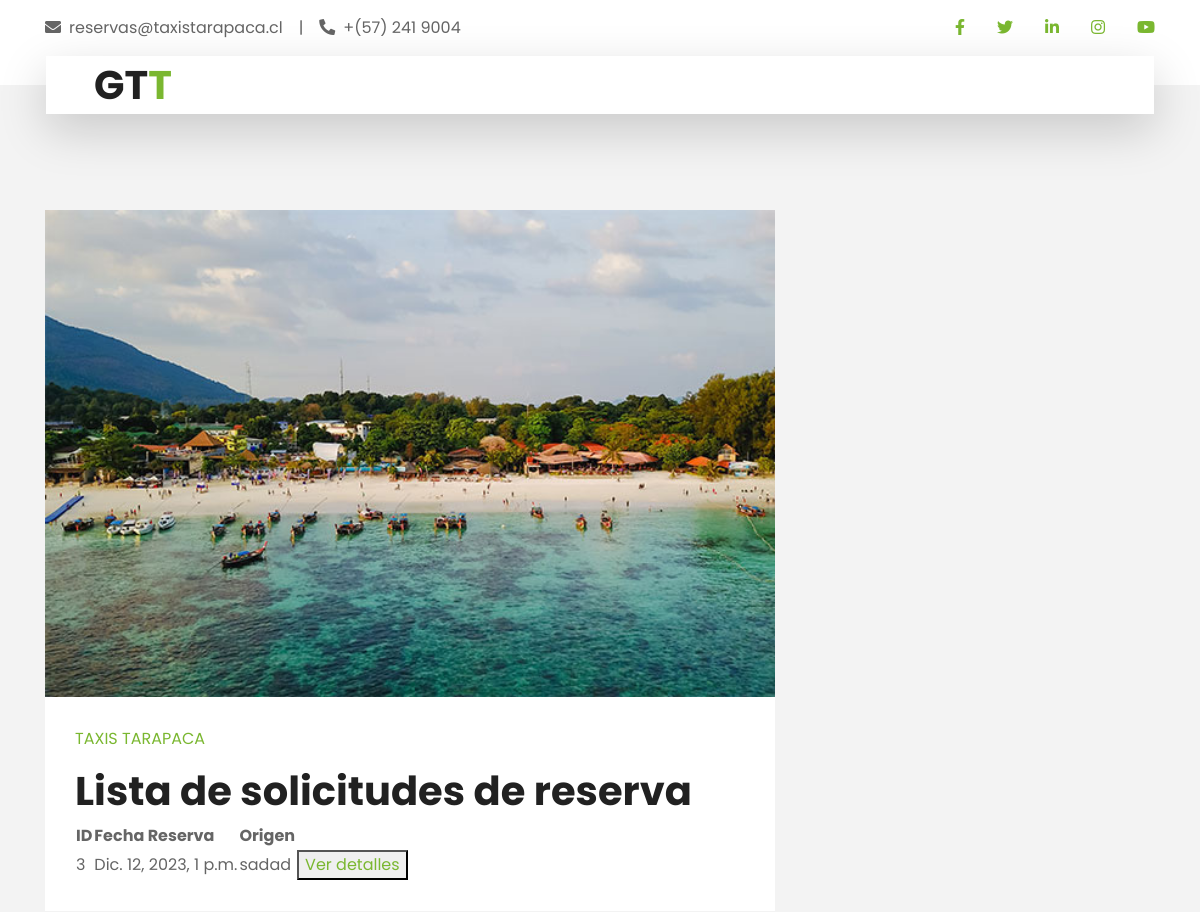
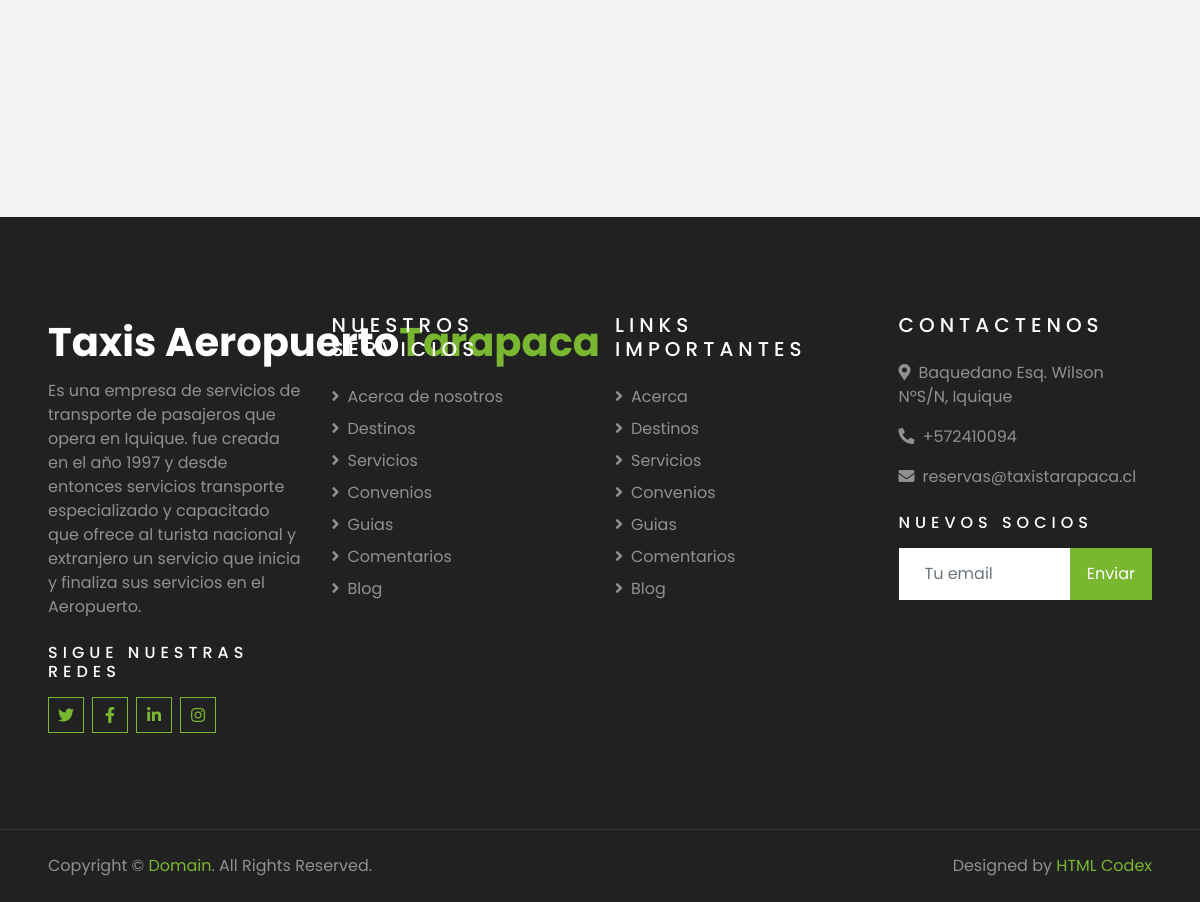
/es/scr_ares/ (signed in), run on the app's committed database (2 pictures, top to bottom).
### Gestion_viajes/models.py (models this page shows)
class Reserva(models.Model):
    id = models.AutoField(primary_key=True,unique=True)
    reservante = models.ForeignKey(Usuario,on_delete=models.SET_NULL,blank=True,null=True,default=None)
    fecha_reserva = models.DateTimeField(null=True,blank=True)
    origen = models.CharField(max_length=254,null=True,blank=True)
    numero_origen = models.IntegerField(null=True,blank=True)
    tipo_origen = models.ForeignKey(TiposCalle,on_delete = models.SET_NULL,blank=True,null=True,default=None,related_name='reserva_torigen')
    destino = models.CharField(max_length=54,null=True,blank=True)
    numero_destino = models.IntegerField(null=True,blank=True)
    tipo_destino = models.ForeignKey(TiposCalle,on_delete = models.SET_NULL,blank=True,null=True,default=None,related_name='reserva_tdestino')
    cantidad_pasajeros = models.IntegerField(null=True,blank=True)
    anulado = models.IntegerField(null=True,blank=True)
    observacion = models.TextField(null=True,blank=True)
    region = models.ForeignKey(Region,on_delete=models.SET_NULL,null=True,blank=True,default=None)
    ciudad = models.ForeignKey(Ciudad,on_delete=models.SET_NULL,null=True,blank=True,default=None)
    comuna = models.ForeignKey(Comuna,on_delete=models.SET_NULL,null=True,blank=True,default=None)
    region_destino = models.ForeignKey(Region,on_delete=models.SET_NULL,null=True,blank=True,default=None,related_name='reserva_rdestino')
    ciudad_destino = models.ForeignKey(Ciudad,on_delete=models.SET_NULL,null=True,blank=True,default=None,related_name='reserva_cidestino')
    comuna_destino = models.ForeignKey(Comuna,on_delete=models.SET_NULL,null=True,blank=True,default=None,related_name='reserva_codestino')
    tarifa = models.ForeignKey(Tarifa,on_delete=models.SET_NULL,null=True,blank=True,default=None)
    latitud_origen = models.DecimalField(max_digits=9, decimal_places=6, null=True, blank=True)
    longitud_origen = models.DecimalField(max_digits=9, decimal_places=6, null=True, blank=True)
    latitud_destino = models.DecimalField(max_digits=9, decimal_places=6, null=True, blank=True)
    longitud_destino = models.DecimalField(max_digits=9, decimal_places=6, null=True, blank=True)
    motivo_anulacion = models.TextField(null=True,blank=True)
    fecha_anulacion = models.DateTimeField(null=True,blank=True)
    descripcion = models.TextField(null=True,blank=True)
    estado_reserva = models.IntegerField(null=True,blank=True)
    medio_contacto = models.ForeignKey(MediosContacto,on_delete=models.SET_NULL,null=True,blank=True,default=None)
    prefijo = models.ForeignKey(PrefijosPais,on_delete=models.SET_NULL,null=True,blank=True,default=None)
    contacto = models.CharField(max_length=54,null=True,blank=True)
    deleted_at = models.DateTimeField(null=True,blank=True)
    created_at = models.DateTimeField(null=True,blank=True)

### Gestion_viajes/views.py (the view)
# urls.py: path("scr_ares/",views.scr_admin_reservas,name='scr_admin_reservas'),
def scr_admin_reservas(request):
    usuario = request.session.get('user',None)
    if usuario is not None:
        reservas = Reserva.objects.filter(estado_reserva=0,deleted_at=None)
        return render(request, 'Gestion_viajes/scr_admin_reservas.html', {'reservas': reservas})
    else:
        return render('Gestion_viajes/err_frb.html')

### Taxis_tarapaca/templates/Gestion_viajes/scr_admin_reservas.html (shortened to what this page needs)
{% extends "secretarias_page.html" %}
{% load cms_tags %}
{% block content %}
    <h1>Lista de solicitudes de reserva</h1>
    <table>
        <thead>
            <tr>
                <th>ID</th>
                <th>Fecha Reserva</th>
                <th>Origen</th>
            </tr>
        </thead>
        <tbody>
            {% for reserva in reservas %}
                <tr>
                    <td>{{ reserva.id }}</td>
                    <td>{{ reserva.fecha_reserva }}</td>
                    <td>{{ reserva.origen }}</td>
                    <td>
                        <button><a href="{% url 'scr_ver_datos_reserva' id_reserva=reserva.id %}">Ver detalles</a></button>
                    </td>
                </tr>
            {% endfor %}
        </tbody>
    </table>
{% endblock content %}

### data on the page
Reserva: id "3", fecha_reserva "Dic. 12, 2023, 1 p.m.", origen "sadad"
